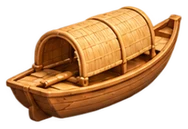
#> input picture assets/fleet/air/canopy-sampan-tile.webp, 188 x 129 px
$ python ingest-part2.py ../assets/fleet/air/fishing-trawler.webp ../assets/fleet/air/canopy-sampan-tile.webp ../assets/fleet/air/canopy-sampan-tile.webp
#> lines starting #> are read from the running program, lines starting #| are printed output that depends on the picture; after the words box and inside, x2 and y2 are one past the last pixel; in counts of white or black regions, pixels touching at a corner belong together
#!/usr/bin/env python3
"""Ingest the owner's part2 art. Usage:
  ingest-part2.py bg <key> <src-landscape.png> <src-portrait.png>      -> assets/blippi/<key>.webp + <key>--portrait.webp (q82)
  ingest-part2.py sheet <sheet.png> <names...>                          -> one transparent webp per 5x5 cell, assets/blippi/<name>.webp
Sheet cells are found by connected components of the alpha (objects span cell borders: the long bridge beam), merged per grid cell, then
low-alpha speckle is dropped. Names are given row-major; use '-' to skip a cell."""
import sys, os
from PIL import Image
ROOT = os.path.dirname(os.path.dirname(os.path.abspath(__file__)))
OUT = os.path.join(ROOT, 'assets', 'blippi')
def bg(key, land, port):
    for src, name in ((land, key), (port, key + '--portrait')):
        im = Image.open(src).convert('RGB'); im.save(os.path.join(OUT, name + '.webp'), 'WEBP', quality=82, method=6)
        print(name, im.size, os.path.getsize(os.path.join(OUT, name + '.webp')) // 1024, 'KB')
def sheet(path, names, cols=5, rows=5):
#> called with cols = 5, rows = 5
    im = Image.open(path).convert('RGBA'); W, H = im.size
#> in sheet, im is the input picture: PIL image 188x129 RGBA; mean R, G, B, A 108.3, 70, 36.5, 129.6
#> after `W, H = im.size`: W = 188; H = 129
    al = im.getchannel('A'); S = 4
#> after `al = im.getchannel('A')`:
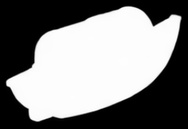
#> al: PIL image 188x129 L; min 0, max 255, mean 129.6
    sw, sh = W // S, H // S
#> sw = 47; sh = 32
    small = al.resize((sw, sh), Image.BOX).point(lambda v: 255 if v > 30 else 0)
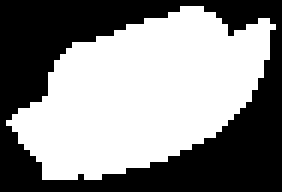
#> small: PIL image 47x32 L (shown 6 times larger); 54% white; 1 black region, box (x1, y1, x2, y2) and area: (0, 0, 47, 32) 692
    px = small.load()
    # dilate 5 small px
    dil = [[False] * sw for _ in range(sh)]
    R = 1
    for y in range(sh):
        for x in range(sw):
            if px[x, y]:
                for yy in range(max(0, y - R), min(sh, y + R + 1)):
                    for xx in range(max(0, x - R), min(sw, x + R + 1)): dil[yy][xx] = True
    lab = [[0] * sw for _ in range(sh)]; comps = []
    for y in range(sh):
        for x in range(sw):
            if dil[y][x] and not lab[y][x]:
                n = len(comps) + 1; st = [(x, y)]; lab[y][x] = n; pts = []
                while st:
                    cx, cy = st.pop(); pts.append((cx, cy))
                    for dx, dy in ((1, 0), (-1, 0), (0, 1), (0, -1)):
                        nx, ny = cx + dx, cy + dy
                        if 0 <= nx < sw and 0 <= ny < sh and dil[ny][nx] and not lab[ny][nx]: lab[ny][nx] = n; st.append((nx, ny))
                solid = sum(1 for p in pts if px[p[0], p[1]])
                xs = [p[0] for p in pts]; ys = [p[1] for p in pts]
                comps.append({'n': n, 'solid': solid, 'box': (min(xs), min(ys), max(xs), max(ys)), 'cx': (min(xs) + max(xs)) / 2, 'cy': (min(ys) + max(ys)) / 2})
#> after the loop, comps = 1 item; lab = 32 items
    big = max(c['solid'] for c in comps)
#> big = 812
    comps = [c for c in comps if c['solid'] > big * 0.02]
    cells = {}
    for c in comps:
        r = min(rows - 1, int(c['cy'] / (sh / rows))); k = min(cols - 1, int(c['cx'] / (sw / cols)))
        cells.setdefault((r, k), []).append(c)
#> this loop made 1 pass
#> (r, k) on pass 1: (2, 2)
#> after the loop, cells = 1 item
    for (r, k), cs in sorted(cells.items()):
        name = names[r * cols + k] if r * cols + k < len(names) else '-'
        if name == '-': continue
        ids = {c['n'] for c in cs}
        x0 = min(c['box'][0] for c in cs) * S; y0 = min(c['box'][1] for c in cs) * S
        x1 = (max(c['box'][2] for c in cs) + 1) * S; y1 = (max(c['box'][3] for c in cs) + 1) * S
        crop = im.crop((x0, y0, x1, y1)); cp = crop.load()
        for y in range(crop.height):
            for x in range(crop.width):
                sx = (x0 + x) // S; sy = (y0 + y) // S
                r_, g_, b_, a_ = cp[x, y]
                if lab[min(sy, sh - 1)][min(sx, sw - 1)] not in ids or a_ < 24: cp[x, y] = (0, 0, 0, 0)
        bb = crop.getbbox(); crop = crop.crop(bb)
        crop.save(os.path.join(OUT, name + '.webp'), 'WEBP', quality=88, method=6, exact=True)
        print(name, crop.size)
#> this loop made 1 pass
def cuts(path, spec, names):
    xs, ys = spec.split('/'); xs = [0] + [int(v) for v in xs.split(',')]; ys = [0] + [int(v) for v in ys.split(',')]
    im = Image.open(path).convert('RGBA'); xs.append(im.width); ys.append(im.height); i = 0
    for r in range(len(ys) - 1):
        for c in range(len(xs) - 1):
            name = names[i]; i += 1
            if name == '-': continue
            cell = im.crop((xs[c], ys[r], xs[c + 1], ys[r + 1])); cp = cell.load()
            for y in range(cell.height):
                for x in range(cell.width):
                    if cp[x, y][3] < 40: cp[x, y] = (0, 0, 0, 0)
            cell = cell.crop(cell.getbbox()); cell.save(os.path.join(OUT, name + '.webp'), 'WEBP', quality=88, method=6, exact=True); print(name, cell.size)
if sys.argv[1] == 'bg': bg(*sys.argv[2:5])
elif sys.argv[2].startswith('--cuts='): cuts(sys.argv[3], sys.argv[2][7:], sys.argv[4:])
elif sys.argv[2].startswith('--grid='):
    c, r = sys.argv[2][7:].split('x'); sheet(sys.argv[3], sys.argv[4:], int(c), int(r))
else: sheet(sys.argv[2], sys.argv[3:])

$ run again, on assets/fleet/air/canopy-sampan.webp
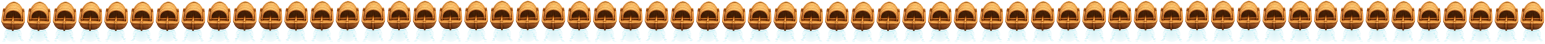
#> input picture assets/fleet/air/canopy-sampan.webp, 6180 x 173 px (shown at 1/4 size)
#> in sheet, im is the input picture: PIL image 6180x173 RGBA; mean R, G, B, A 133.3, 116.3, 86.3, 131.2
#> in sheet, `al = im.getchannel('A')`:
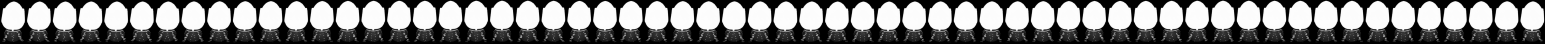
#> al: PIL image 6180x173 L (shown at 1/4 size); min 0, max 255, mean 131.2
#> in sheet, `small = al.resize((sw, sh), Image.BOX).point(lambda v: 255 if v > 30 e..`:
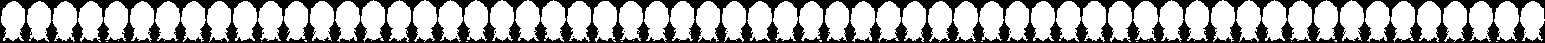
#> small: PIL image 1545x43 L; 65.4% white; 13 black regions (12 under 20 px), largest, box (x1, y1, x2, y2) and area: (0, 0, 1545, 43) 22957
#> after the loop in sheet, `for y in range(sh):`: comps = 1 item; lab = 43 items
#> big = 43464
#> the loop in sheet, `for c in comps:` made 1 pass
#> (r, k) on pass 1: (2, 2)
#> after the loop in sheet, `for c in comps:`: cells = 1 item
#> the loop in sheet, `for (r, k), cs in sorted(cells.items()):` made 1 pass

$ run again, on assets/fleet/air/cozy-houseboat-tile.webp
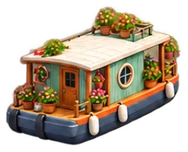
#> input picture assets/fleet/air/cozy-houseboat-tile.webp, 188 x 152 px
#> in sheet, im is the input picture: PIL image 188x152 RGBA; mean R, G, B, A 93.6, 77.1, 58.2, 140.7
#> in sheet, `al = im.getchannel('A')`:
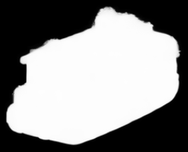
#> al: PIL image 188x152 L; min 0, max 255, mean 140.7
#> in sheet, `small = al.resize((sw, sh), Image.BOX).point(lambda v: 255 if v > 30 e..`:
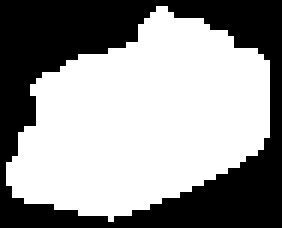
#> small: PIL image 47x38 L (shown 6 times larger); 58.7% white; 1 black region, box (x1, y1, x2, y2) and area: (0, 0, 47, 38) 737
#> after the loop in sheet, `for y in range(sh):`: comps = 1 item; lab = 38 items
#> big = 1049
#> the loop in sheet, `for c in comps:` made 1 pass
#> (r, k) on pass 1: (2, 2)
#> after the loop in sheet, `for c in comps:`: cells = 1 item
#> the loop in sheet, `for (r, k), cs in sorted(cells.items()):` made 1 pass
